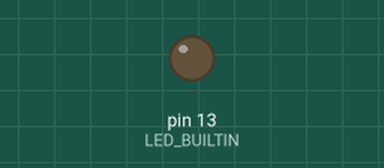
The sketch below on a simulated Arduino Uno, built with avr-gcc and run on an emulated ATmega328P. Shown: output pins drawn as LEDs (lit = HIGH).

Above: at 1.5 s.
At 27.2 s:
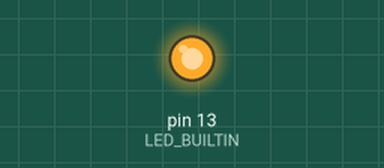
Timing chart, 0 to 28.5 s (numbered marks = the images above):
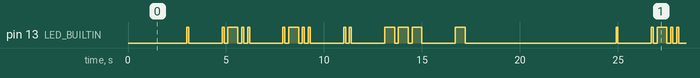

Measured:
- by itself, pin 13 (LED_BUILTIN): moves between LOW and HIGH, repeating every 21.9 s
- by itself, everything shown: repeats every 21.9 s, in 30 steps

The sketch:

elliot.ino
```cpp
#define SHORT 100
#define LONG 500
#define LETTER_SPACE 1500

 void setup() {
  // put your setup code here, to run once:
  pinMode(LED_BUILTIN,OUTPUT);

}

void loop() {
  // put your main code here, to run repeatedly:
  delay(3000);
  e();
  NextLetter();
  l();
  NextLetter();
  l();
  NextLetter();
  i();
  NextLetter();
  o();
  NextLetter();
  t();
  NextLetter();
  NextLetter();
  NextLetter();
}

void NextLetter()
{
  delay(LETTER_SPACE);
}

void e()
{
  Short();
}

void i()
{
  Short();
  Short();
}

void o()
{
  Long();
  Long();
  Long();
}

void t()
{
  Long();
}


void l()
{
  Short();
  Long();
  Short();
  Short();
}


void Short()
{
  digitalWrite(LED_BUILTIN,HIGH);
  delay(SHORT);
  digitalWrite(LED_BUILTIN,LOW);
  delay(200);
}

void Long()
{
  digitalWrite(LED_BUILTIN,HIGH);
  delay(LONG);
  digitalWrite(LED_BUILTIN,LOW);
  delay(200);
}
```
